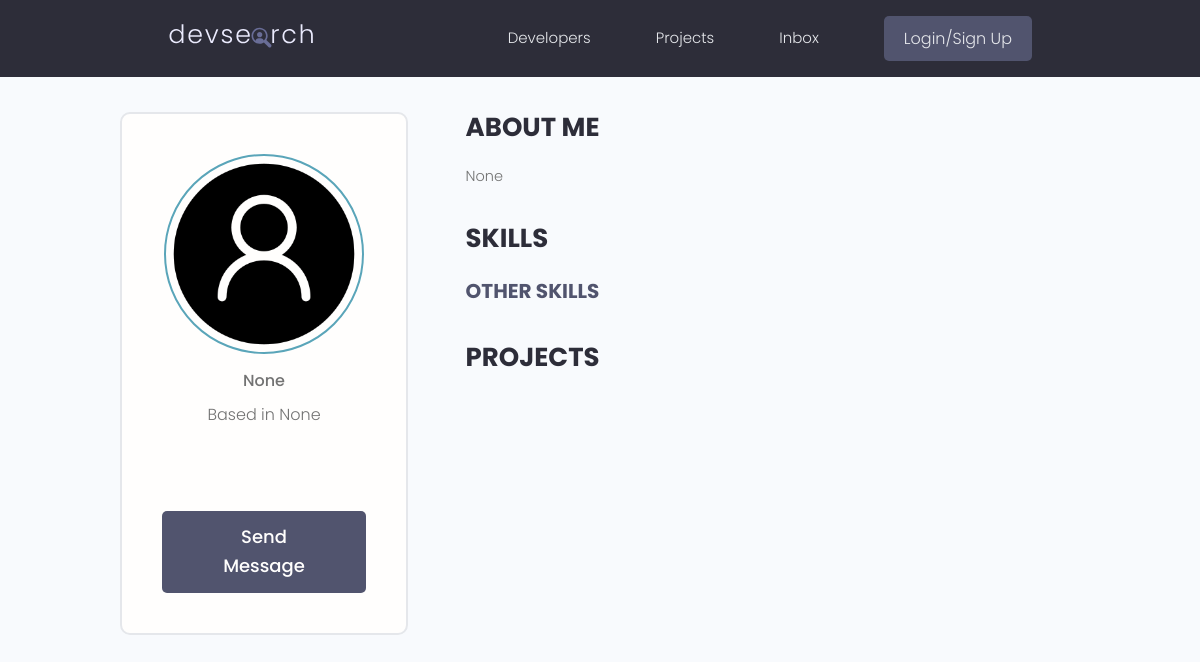
Page /user-profile/9292bacf-b8da-4eb2-99db-f145dc3766df/ on the earlier database version.
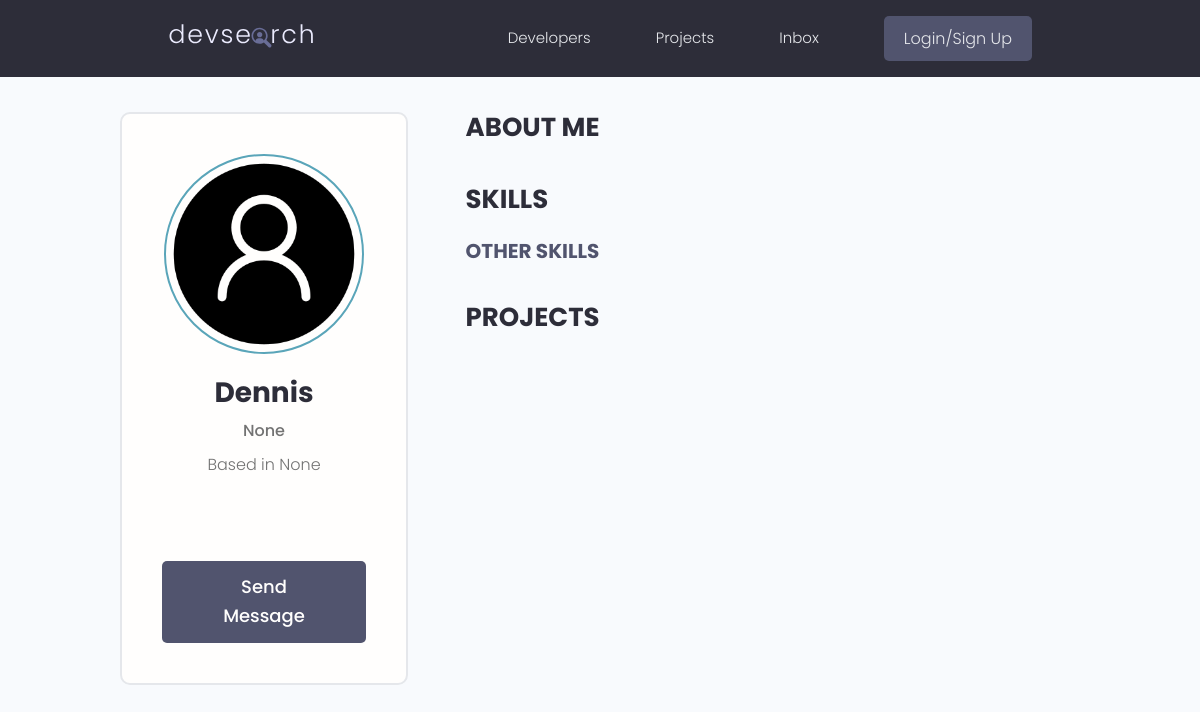
Same page on the later database version.
### users/models.py (models this page shows, shortened)
class Profile(models.Model):
    user = models.OneToOneField(User,on_delete=models.CASCADE,null=True,blank=True)
    name = models.CharField(max_length=200,null=True,blank=True)
    email = models.EmailField(max_length=200,unique = True,null=True,blank=True)
    username = models.CharField(max_length=200,null=True,blank=True)
    headline = models.CharField(max_length=200,null=True,blank=True)
    bio = models.TextField(null=True,blank=True)
    location = models.CharField(max_length=200,null=True,blank=True)
    profile_image = models.ImageField(max_length=200,null=True,blank=True,upload_to='profiles/',default='default_profile.png')
    social_github = models.CharField(max_length=200,null=True,blank=True)
    social_twitter = models.CharField(max_length=200,null=True,blank=True)
    social_linkedin = models.CharField(max_length=200,null=True,blank=True)
    social_youtube = models.CharField(max_length=200,null=True,blank=True)
    social_website = models.CharField(max_length=200,null=True,blank=True)
    created = models.DateTimeField(auto_now_add=True)
    id = models.UUIDField(default=uuid.uuid4,unique=True,primary_key=True,editable=False)

### users/views.py (the view)
# urls.py: path('user-profile/<str:pk>/', views.userProfile, name='user-profile'),
def userProfile(request, pk):
    profile = Profile.objects.get(id = pk)
    topSkills = profile.skills_set.exclude(description__exact="")
    otherSkills = profile.skills_set.filter(description="")
    context = {'page' : 'Profile', 'profile': profile,'topSkills': topSkills,'otherSkills': otherSkills}
    return render(request, 'user_profile.html', context)

### users/templates/user_profile.html (shortened to what this page needs)
{% extends "base.html" %}
{% block content %}
  <main class="profile my-md">
    <div class="container">
      <div class="layout">
        <div class="column column--1of3">
          <div class="card text-center">
            <div class="card__body dev">
              <img class="avatar avatar--xl" src="{{ profile.profile_image.url }}" />
              <h2 class="dev__name">{{ profile.name }}</h2>
              <p class="dev__title">{{ profile.headline }}</p>
              <p class="dev__location">Based in {{ profile.location }}</p>
              <ul class="dev__social">
              </ul>
              <a href="#" class="btn btn--sub btn--lg">Send Message </a>
            </div>
          </div>
        </div>
        <div class="column column--2of3">
          <div class="devInfo">
            <h3 class="devInfo__title">About Me</h3>
            <p class="devInfo__about">
              {{ profile.bio }}
            </p>
          </div>
          <div class="devInfo">
            <h3 class="devInfo__title">Skills</h3>
            <div class="devInfo__skills">
              <h3 class="devInfo__subtitle">Other Skills</h3>
            </div>
          </div>
          <div class="devInfo">
            <h3 class="devInfo__title">Projects</h3>
          </div>
        </div>
      </div>
    </div>
  </main>
{% endblock content %}

Differences in the rows shown:
changed Profile "None": name (not shown) → "Dennis"; bio "None" → (not shown)
